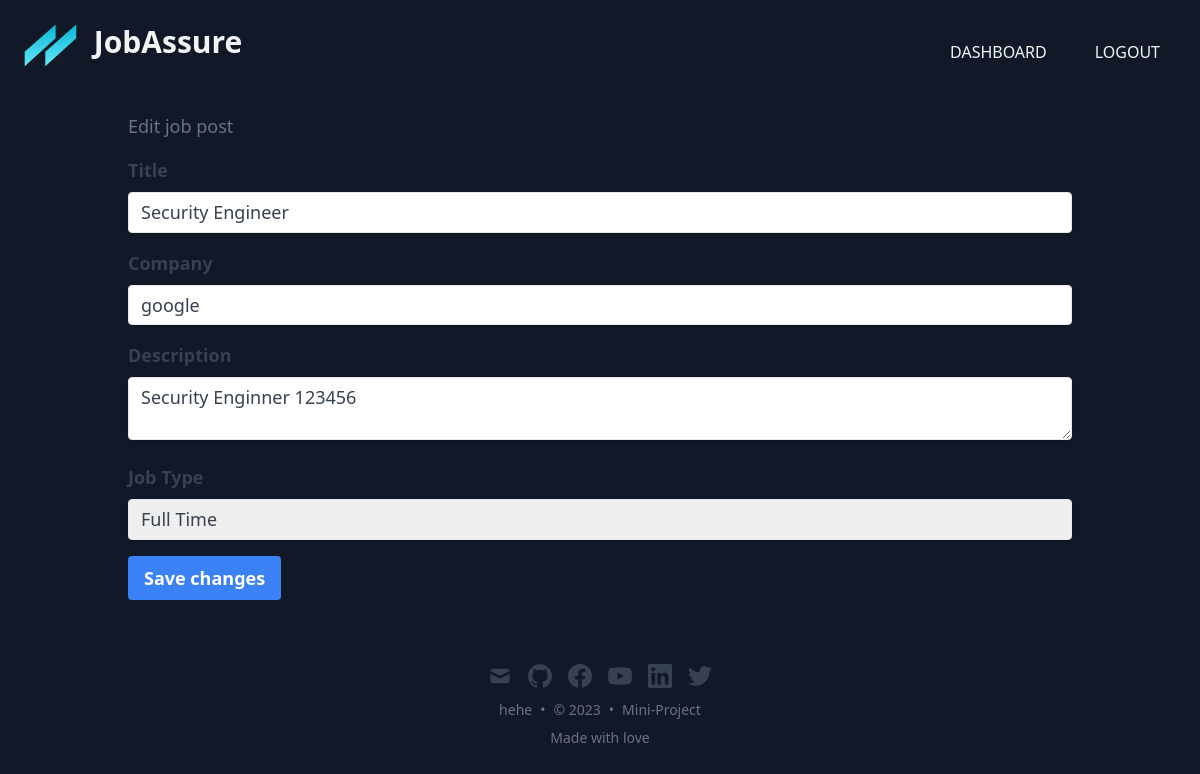
The app's page /dashboard/edit_job/5/ (signed in) with its own data.
### dash/models.py (models this page shows)
class JobPost(models.Model):
    JOB_TYPE_CHOICES = (
        ('full_time', 'Full Time'),
        ('part_time', 'Part Time'),
        ('contract', 'Contract'),
        ('internship', 'Internship'),
        ('freelance', 'Freelance'),
    )
    user = models.ForeignKey(User, on_delete=models.CASCADE)
    title = models.CharField(max_length=200)
    company = models.CharField(max_length=200)
    description = models.TextField()
    job_type = models.CharField(max_length=20, choices=JOB_TYPE_CHOICES, default='full_time')
    created_at = models.DateTimeField(auto_now_add=True)

### dash/views.py (the view)
# urls.py: path('/edit_job/<int:job_id>/', views.edit_job, name='edit_job'),
@login_required
def edit_job(request, job_id):
    job_post = get_object_or_404(JobPost, id=job_id)
    if request.method == 'POST':
        form = JobPostForm(request.POST, request.FILES, instance=job_post)
        if form.is_valid():
            job_post = form.save(commit=False)
            job_post.created_at = timezone.now()  # Set created_at time to current time
            job_post.save()
            return redirect('/dashboard/all')
        else:
            print(form.errors)
    else:
        form = JobPostForm(instance=job_post)
    return render(request, 'edit_job.html', {'form': form})

### dash/forms.py
class JobPostForm(forms.ModelForm):
    job_type = forms.ChoiceField(choices=JOB_TYPE_CHOICES)
    class Meta:
        model = JobPost
        fields = ['title','company', 'job_type','description']

### dash/templates/edit_job.html (shortened to what this page needs)
{% extends 'base.html' %}
{% block content %}
  <h1 class="text-lg my-2 leading-7 text-gray-500 dark:text-gray-400">Edit job post</h1>
  <form class="text-lg my-2 leading-7 text-gray-500 dark:text-gray-400" method="post" enctype="multipart/form-data">
    <div class="mt-4">
      <label for="id_title" class="block text-gray-700 font-bold mb-2">Title</label>
      <input type="text" name="title" id="id_title" value="{{ form.title.value }}" class="shadow appearance-none border rounded w-full py-2 px-3 text-gray-700 leading-tight focus:outline-none focus:shadow-outline">
    </div>
    <div class="mt-4">
      <label for="id_company" class="block text-gray-700 font-bold mb-2">Company</label>
      <input type="text" name="company" id="id_company" value="{{ form.company.value }}" class="shadow appearance-none border rounded w-full py-2 px-3 text-gray-700 leading-tight focus:outline-none focus:shadow-outline">
    </div>
    <div class="mt-4">
      <label for="id_description" class="block text-gray-700 font-bold mb-2">Description</label>
      <textarea name="description" id="id_description" class="shadow appearance-none border rounded w-full py-2 px-3 text-gray-700 leading-tight focus:outline-none focus:shadow-outline">{{ form.description.value }}</textarea>
    </div>
    <div class="mt-4">
      <label for="id_job_type" class="block text-gray-700 font-bold mb-2">Job Type</label>
      <select name="job_type" id="id_job_type" class="shadow appearance-none border rounded w-full py-2 px-3 text-gray-700 leading-tight focus:outline-none focus:shadow-outline">
        <option value="full_time" {% if form.job_type.value == "full_time" %}selected{% endif %}>Full Time</option>
      </select>
    </div>
    <button class="bg-blue-500 hover:bg-blue-700 text-white font-bold py-2 px-4 mt-4 rounded focus:outline-none focus:shadow-outline" type="submit">
      Save changes
    </button>
  </form>
{% endblock %}

### records on screen
JobPost: title "Security Engineer", company "google", description "Security Enginner 123456", job_type "Full Time"
